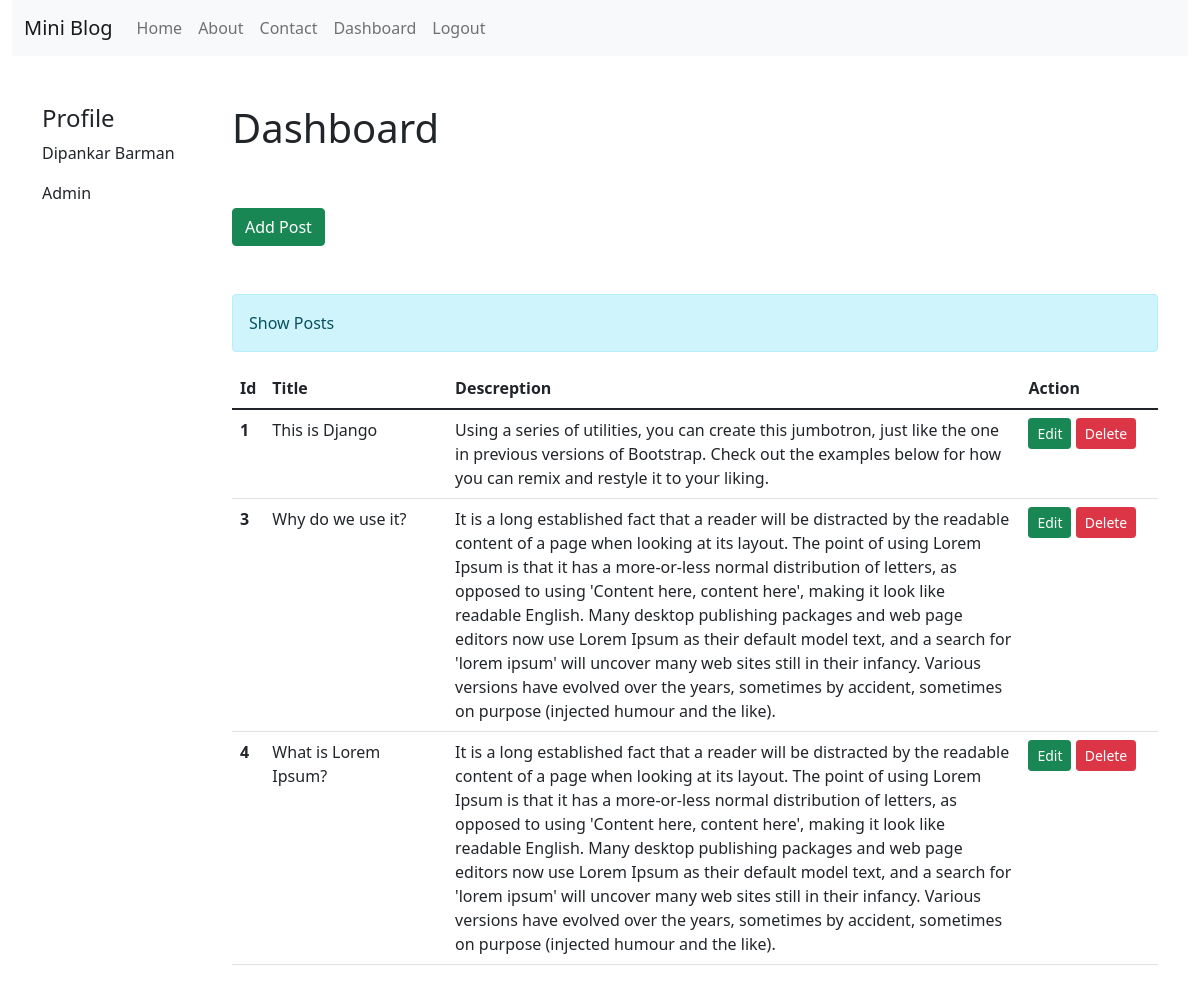
The page /dashboard/ (signed in) on the database its author committed.
### blog/models.py (models this page shows, shortened)
class Post(models.Model):
    title = models.CharField(max_length=70)
    desc = models.TextField()

### blog/views.py (the view)
# urls.py: path('dashboard/', views.dashboard, name='dashboard'),
def dashboard(request):
    if request.user.is_authenticated:
        user = request.user
        full_name = user.get_full_name
        groups = user.groups.all()
        post = Post.objects.all()
        return render(request, 'blog/dashboard.html', {'post': post, 'name': full_name, 'groups': groups})
    else:
        return redirect('userLogin')

### blog/templates/blog/dashboard.html
{% extends 'blog/base.html' %}
{% block side %}
<div class="col-md-2">
    <h4>Profile</h4>
    <p>{{name}}</p>
    {% for group in groups %}
    <p>{{group|title}}</p>
    {% endfor %}
</div>
{% endblock side %}
{% block content %}
<div class="col-md-10">
    <h1>Dashboard</h1>
<a href="{% url 'addPost' %}" class="btn btn-success my-5">Add Post</a>
    <p class="alert alert-info">Show Posts</p>
    <table class="table table-hover">
        <thead>
          <tr>
            <th style="width:2%" scope="col">Id</th>
            <th style="width:20%" scope="col">Title</th>
            <th style="width:63%" scope="col">Descreption</th>
            <th style="width:15%" scope="col">Action</th>
          </tr>
        </thead>
        <tbody>
            {% if post %}
            {% for pst in post %}
          <tr>
            <th  scope="row">{{pst.id}}</th>
            <td >{{pst.title}}</td>
            <td>{{pst.desc}}</td>
            <td>
                <a href="{% url 'updatePost' pst.id %}" class="btn btn-sm btn-success">Edit</a>
                {% if perms.blog.post_delete %}
                <a href="{% url 'deletePost' pst.id %}" class="btn btn-sm btn-danger">Delete</a>
                {% endif %}
            </td>
          </tr>
          {% endfor %}
          {% else %}
          <p>No data</p>
          {% endif %}
        </tbody>
      </table>
</div>
{% endblock content %}

### blog/templates/blog/base.html (shortened to what this page needs)
<!doctype html>
<html lang="en">
  <head>
    <link href="https://cdn.jsdelivr.net/npm/bootstrap@5.1.3/dist/css/bootstrap.min.css" rel="stylesheet">
  </head>
  <body>
      <div class="container-fluid">
    {% include 'blog/navbar.html' %}
    <div class="container mt-5">
        <div class="row">
            {% block side %}{% endblock side %}
            {% block content %}{% endblock content %}
        </div>
    </div>
    </div>
  </body>
</html>

### blog/templates/blog/navbar.html (shortened to what this page needs)
<nav class="navbar navbar-expand-lg navbar-light bg-light">
    <div class="container-fluid">
      <a class="navbar-brand" href="/">Mini Blog</a>
      <div class="collapse navbar-collapse" id="navbarNav">
        <ul class="navbar-nav">
          <li class="nav-item">
            <a class="nav-link " href="/">Home</a>
          </li>
          <li class="nav-item">
            <a class="nav-link" href="{% url 'about' %}">About</a>
          </li>
          <li class="nav-item">
            <a class="nav-link" href="{% url 'contact' %}">Contact</a>
          </li>
          {% if request.user.is_authenticated %}
          <li class="nav-item">
            <a class="nav-link" href="{% url 'dashboard' %}">Dashboard</a>
          </li>
          <li class="nav-item">
            <a class="nav-link" href="{% url 'userLogout' %}">Logout</a>
          </li>
          {% endif %}
        </ul>
      </div>
    </div>
  </nav>

### rows shown on the page
Post: id "1", title "This is Django", desc "Using a series of utilities, you can create this jumbotron, just like the one in previous versions of Bootstrap. Check out the examples below for how you can remix and restyle it to your liking."
Post: id "3", title "Why do we use it?", desc "It is a long established fact that a reader will be distracted by the readable content of a page when looking at its layout. The point of using Lorem Ipsum is that it has a more-or-less normal distribution of letters, as opposed to using 'Content here, content here', making it look like readable English. Many desktop publishing packages and web page editors now use Lorem Ipsum as their default model text, and a search for 'lorem ipsum' will uncover many web sites still in their infancy. Various versions have evolved over the years, sometimes by accident, sometimes on purpose (injected humour and the like)."
Post: id "4", title "What is Lorem Ipsum?", desc "It is a long established fact that a reader will be distracted by the readable content of a page when looking at its layout. The point of using Lorem Ipsum is that it has a more-or-less normal distribution of letters, as opposed to using 'Content here, content here', making it look like readable English. Many desktop publishing packages and web page editors now use Lorem Ipsum as their default model text, and a search for 'lorem ipsum' will uncover many web sites still in their infancy. Various versions have evolved over the years, sometimes by accident, sometimes on purpose (injected humour and the like)."

### other values the page prints
{{ name }} "Dipankar Barman"
{{ group|title }} "Admin"
